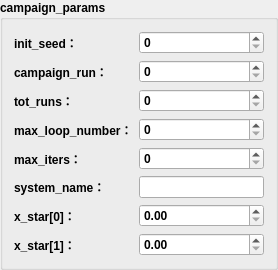
                 <widget class="QGroupBox" name="groupBox">
                  <property name="font">
                   <font>
                    <weight>75</weight>
                    <bold>true</bold>
                   </font>
                  </property>
                  <property name="title">
                   <string>campaign_params</string>
                  </property>
                  <layout class="QGridLayout" name="gridLayout">
                   <item row="3" column="0">
                    <widget class="QLabel" name="label_4">
                     <property name="toolTip">
                      <string extracomment="每次运行的循环数"/>
                     </property>
                     <property name="toolTipDuration">
                      <number>3</number>
                     </property>
                     <property name="text">
                      <string>max_loop_number：</string>
                     </property>
                    </widget>
                   </item>
                   <item row="0" column="1">
                    <widget class="QSpinBox" name="spinInitSeed"/>
                   </item>
                   <item row="4" column="1">
                    <widget class="QSpinBox" name="spinMaxIters"/>
                   </item>
                   <item row="2" column="0">
                    <widget class="QLabel" name="label_3">
                     <property name="toolTip">
                      <string extracomment="总运行次数"/>
                     </property>
                     <property name="toolTipDuration">
                      <number>3</number>
                     </property>
                     <property name="text">
                      <string>tot_runs：</string>
                     </property>
                    </widget>
                   </item>
                   <item row="1" column="0">
                    <widget class="QLabel" name="label_2">
                     <property name="toolTip">
                      <string extracomment="运行编号"/>
                     </property>
                     <property name="toolTipDuration">
                      <number>3</number>
                     </property>
                     <property name="statusTip">
                      <string>运行编号</string>
                     </property>
                     <property name="text">
                      <string>campaign_run：</string>
                     </property>
                    </widget>
                   </item>
                   <item row="1" column="1">
                    <widget class="QSpinBox" name="spinCampaignRun"/>
                   </item>
                   <item row="6" column="1">
                    <widget class="QDoubleSpinBox" name="doubleSpinXStar1"/>
                   </item>
                   <item row="7" column="0">
                    <widget class="QLabel" name="label_8">
                     <property name="toolTip">
                      <string extracomment="目标平衡点第二个值（0.0）"/>
                     </property>
                     <property name="toolTipDuration">
                      <number>3</number>
                     </property>
                     <property name="text">
                      <string>x_star[1]：</string>
                     </property>
                    </widget>
                   </item>
                   <item row="5" column="0">
                    <widget class="QLabel" name="label_6">
                     <property name="toolTip">
                      <string extracomment="被控系统名称"/>
                     </property>
                     <property name="toolTipDuration">
                      <number>3</number>
                     </property>
                     <property name="text">
                      <string>system_name：</string>
                     </property>
                    </widget>
                   </item>
                   <item row="7" column="1">
                    <widget class="QDoubleSpinBox" name="doubleSpinXStar2"/>
                   </item>
                   <item row="4" column="0">
                    <widget class="QLabel" name="label_5">
                     <property name="toolTip">
                      <string extracomment="每次运行的最大学习迭代次数"/>
                     </property>
                     <property name="toolTipDuration">
                      <number>3</number>
                     </property>
                     <property name="text">
                      <string>max_iters：</string>
                     </property>
                    </widget>
                   </item>
                   <item row="6" column="0">
                    <widget class="QLabel" name="label_7">
                     <property name="toolTip">
                      <string extracomment="目标平衡点第一个值（30.0）"/>
                     </property>
                     <property name="toolTipDuration">
                      <number>3</number>
                     </property>
                     <property name="text">
                      <string>x_star[0]：</string>
                     </property>
                    </widget>
                   </item>
                   <item row="0" column="0">
                    <widget class="QLabel" name="label">
                     <property name="cursor">
                      <cursorShape>ArrowCursor</cursorShape>
                     </property>
                     <property name="mouseTracking">
                      <bool>true</bool>
                     </property>
                     <property name="toolTip">
                      <string>初始种子值</string>
                     </property>
                     <property name="toolTipDuration">
                      <number>3</number>
                     </property>
                     <property name="statusTip">
                      <string>初始种子值</string>
                     </property>
                     <property name="whatsThis">
                      <string>初始种子值</string>
                     </property>
                     <property name="text">
                      <string>init_seed：</string>
                     </property>
                    </widget>
                   </item>
                   <item row="5" column="1">
                    <widget class="QLineEdit" name="lineEditSystemName"/>
                   </item>
                   <item row="3" column="1">
                    <widget class="QSpinBox" name="spinMaxLoopNumber"/>
                   </item>
                   <item row="2" column="1">
                    <widget class="QSpinBox" name="spinTotRuns"/>
                   </item>
                  </layout>
                 </widget>
